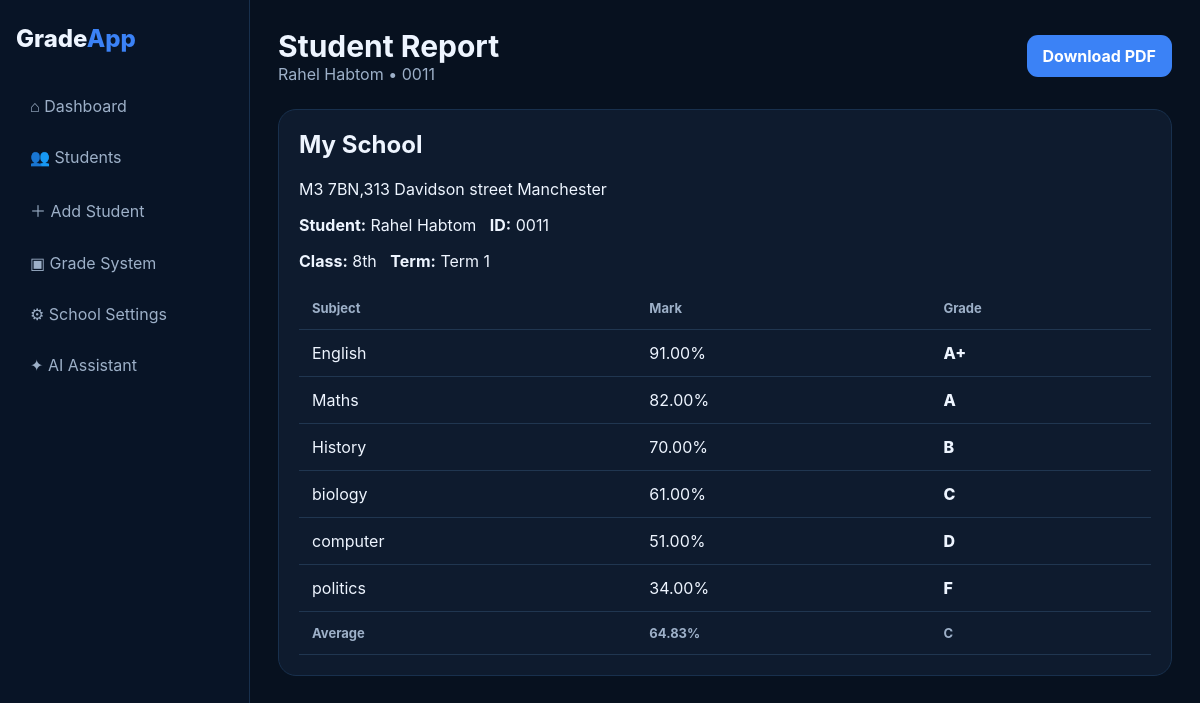
The page /report/1 on the database its author committed.
### tables this page shows
CREATE TABLE students (
        id INTEGER PRIMARY KEY AUTOINCREMENT,
        student_id TEXT UNIQUE NOT NULL,
        name TEXT NOT NULL,
        class_name TEXT DEFAULT '',
        academic_year TEXT DEFAULT '',
        term TEXT DEFAULT 'Term 1',
        subjects_json TEXT DEFAULT '[]',
        average REAL DEFAULT 0,
        overall_grade TEXT DEFAULT ''
    );

CREATE TABLE settings (
        id INTEGER PRIMARY KEY CHECK (id=1),
        school_name TEXT DEFAULT 'My School',
        address TEXT DEFAULT '',
        phone TEXT DEFAULT '',
        email TEXT DEFAULT '',
        teacher_name TEXT DEFAULT '',
        principal_name TEXT DEFAULT '',
        pass_mark REAL DEFAULT 50
    );

### app.py (the view)
@app.route("/report/<int:student_pk>")
def report(student_pk):
    con = db()
    row = con.execute("SELECT * FROM students WHERE id=?", (student_pk,)).fetchone()
    con.close()
    if not row:
        return "Student not found", 404
    student = dict(row)
    student["subjects"] = json.loads(student["subjects_json"] or "[]")
    return render_template("report.html", student=student)

### app.py (called while the page is built)
def db():
    con = sqlite3.connect(DB_PATH)
    con.row_factory = sqlite3.Row
    return con

def get_settings():
    return dict(db().execute("SELECT * FROM settings WHERE id=1").fetchone())

@app.context_processor
def inject_globals():
    return {"APP_NAME": APP_NAME, "settings": get_settings()}

### templates/report.html
{% extends "base.html" %}
{% block content %}
<div class="top"><div><h1>Student Report</h1><div class="muted">{{student.name}} • {{student.student_id}}</div></div><a class="btn" href="{{url_for('report_pdf',student_pk=student.id)}}">Download PDF</a></div>
<div class="card"><h2>{{settings.school_name}}</h2><p>{{settings.address}}</p><p><b>Student:</b> {{student.name}} &nbsp; <b>ID:</b> {{student.student_id}}</p><p><b>Class:</b> {{student.class_name}} &nbsp; <b>Term:</b> {{student.term}}</p>
<div class="table-wrap"><table><tr><th>Subject</th><th>Mark</th><th>Grade</th></tr>{% for s in student.subjects %}<tr><td>{{s.name}}</td><td>{{"%.2f"|format(s.mark)}}%</td><td class="grade">{{s.grade}}</td></tr>{% endfor %}<tr><th>Average</th><th>{{"%.2f"|format(student.average)}}%</th><th>{{student.overall_grade}}</th></tr></table></div></div>
{% endblock %}

### static/style.css (style rules this page uses)
:root { --bg:#07111f;--surface:#0e1b2e;--surface2:#13243b;--input:#0a1627;--text:#eef5ff;--muted:#9db0c8;--primary:#3b82f6;--green:#22c55e;--orange:#f59e0b;--red:#ef4444 }
* { box-sizing:border-box }
body { margin:0;font-family:Inter,Segoe UI,Arial,sans-serif;background:var(--bg);color:var(--text) }
a { text-decoration:none;color:inherit }
.top { display:flex;justify-content:space-between;align-items:center;margin-bottom:25px }
h1 { margin:0;font-size:30px }
h2 { margin-top:0 }
.muted { color:var(--muted) }
.card { background:var(--surface);border:1px solid #18304d;border-radius:18px;padding:20px }
.btn { border:0;border-radius:11px;padding:11px 16px;background:var(--primary);color:white;font-weight:700;cursor:pointer;display:inline-block }
table { width:100%;border-collapse:collapse }
.table-wrap { overflow:auto }
.table-wrap table { min-width:700px }
th,td { text-align:left;padding:13px;border-bottom:1px solid #203650 }
th { color:var(--muted);font-size:13px }
.grade { font-weight:800 }

### rows shown on the page
students: name "Rahel Habtom", student_id "0011", class_name "8th", term "Term 1", average "64.83", overall_grade "C"
settings: school_name "My School", address "M3 7BN,313 Davidson street Manchester"

### other values the page prints
{{ s.name }} "English" "Maths" "History" "biology" "computer" "politics"
{{ "%.2f"|format(s.mark) }} "91.00" "82.00" "70.00" "61.00" "51.00" "34.00"
{{ s.grade }} "A+" "A" "B" "C" "D" "F"
